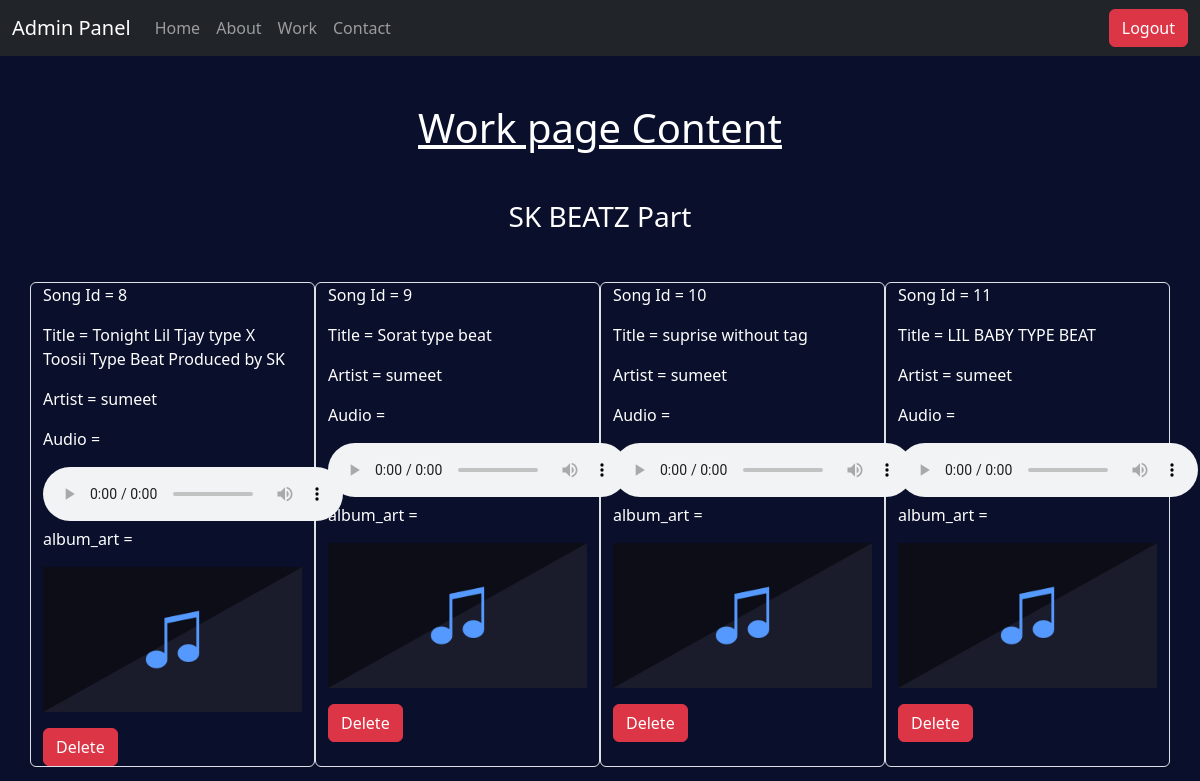
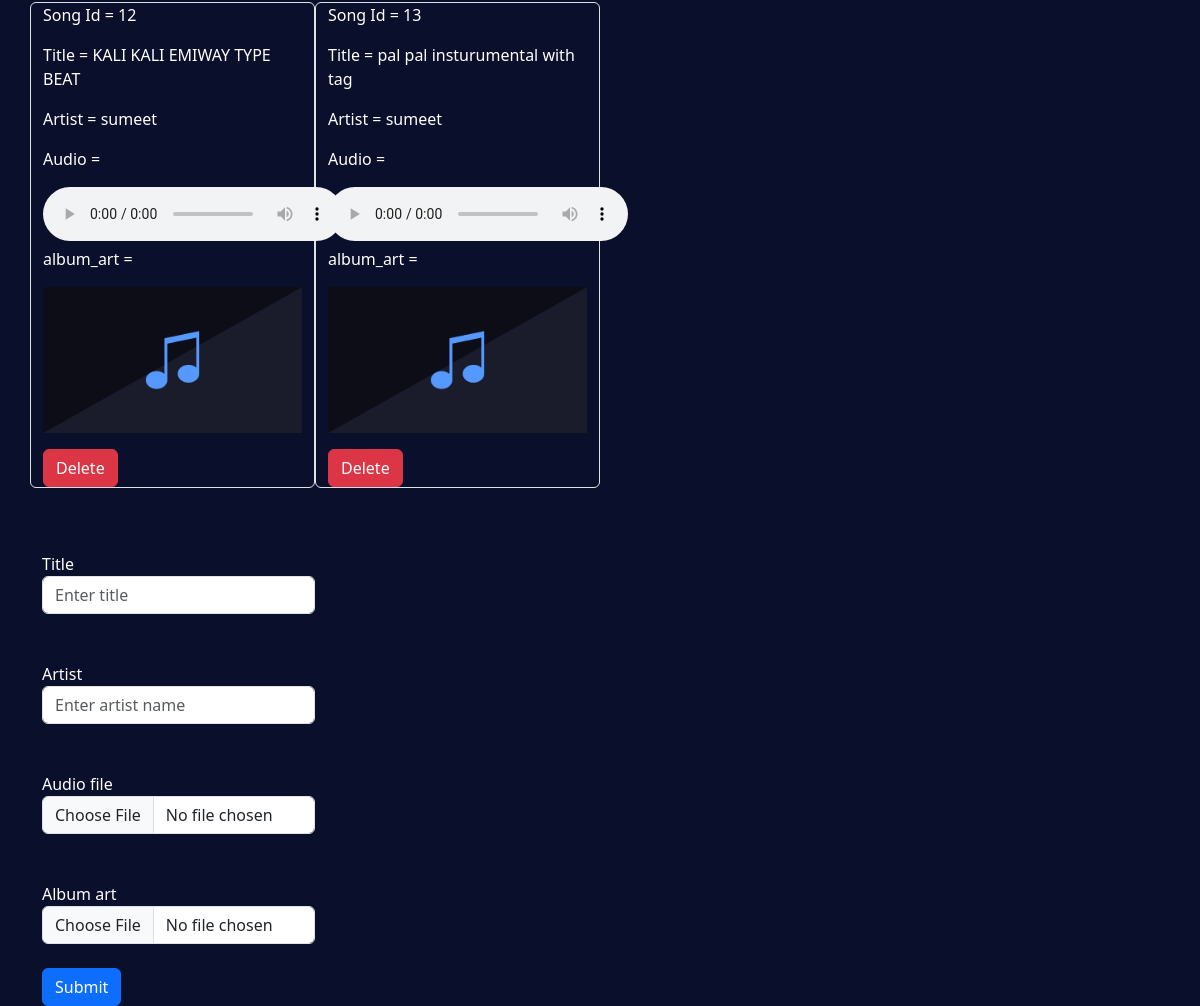
The page /work_page on the database its author committed (2 pictures, top to bottom).
### skapp/models.py (models this page shows, shortened)
class Music(models.Model):
    title = models.CharField(max_length=100)
    artist = models.CharField(max_length=100)
    audio_file = models.FileField(upload_to='songs/')
    album_art = models.ImageField(upload_to='album_art/', null=True, blank=True)

### skapp/views.py (the view, shortened to what this page needs)
# urls.py: path('work_page',views.work_page,name="work_page"),
def work_page(request):
    msg=""
    data_work=Music.objects.all()
    return render(request,'admin pages/work_page.html',{'msg':msg,'data_work':data_work})

### templates/admin pages/work_page.html (shortened to what this page needs)
{% extends "admin_layout.html" %}
{% block admin %}
<center><h1 class="mt-5 text-decoration-underline">Work page Content</h1></center>
<center><h3 class="my-5">SK BEATZ Part</h3></center>
<div class="container">
    <div class="row">
        {% for d in data_work %}
        <div class="col-3 mb-3 border rounded">
            <p>Song Id = {{d.id}}</p>
            <p>Title = {{d.title}}</p>
            <p>Artist = {{d.artist}}</p>
            <p>Audio =</p>
            <audio controls>
                <source src="media/{{d.audio_file}}" type="audio/ogg">
                <source src="media/{{d.audio_file}}" type="audio/mpeg">
            </audio>
            <p>album_art = </p>
            <img class="img-fluid" src="media/{{d.album_art}}" alt="photo">
            <form action="delete_work" method="post">
                <button class="btn btn-danger mt-3" type="submit">Delete</button>
            </form>
        </div>
        {% endfor %}
    </div>
</div>
<div class="container">
    <div class="row">
        <div class="col-6">
            <form action="work_page" method="POST" enctype="multipart/form-data">
                <div class="col-lg-6 mt-5">
                    <label for="">Title</label>
                    <input class="form-control" type="text" name="title" placeholder="Enter title" required>
                </div>
                <div class="col-lg-6 mt-5">
                    <label for="">Artist</label>
                    <input class="form-control" type="text" name="artist" placeholder="Enter artist name" required>
                </div>
                <div class="col-lg-6 mt-5">
                    <label for="">Audio file</label>
                    <input class="form-control" type="file" name="audio">
                </div>
                <div class="col-lg-6 mt-5">
                    <label for="">Album art</label>
                    <input class="form-control" type="file" name="album_art"><br>
                    <input class="btn btn-primary" type="submit">
                </div>
            </form>
        </div>
    </div>
</div>
{% endblock admin %}

### templates/admin_layout.html (shortened to what this page needs)
<!DOCTYPE html>
<html lang="en">
<head>
    <link href="https://cdn.jsdelivr.net/npm/bootstrap@5.3.3/dist/css/bootstrap.min.css" rel="stylesheet">
    <link rel="stylesheet" href="https://cdnjs.cloudflare.com/ajax/libs/font-awesome/6.7.2/css/all.min.css" />
    <link rel="stylesheet" href="static/css/index.css">
    <link rel="stylesheet" href="static/css/about.css">
    <link rel="stylesheet" href="static/css/work.css">
</head>
<body class="text-white" style="background-color:#0A0F2C;">
    <nav class="navbar navbar-expand-lg navbar-dark bg-dark">
  <div class="container-fluid">
    <a class="navbar-brand" href="#">Admin Panel</a>
    <div class="collapse navbar-collapse" id="navbarNav">
      <ul class="navbar-nav">
        <li class="nav-item">
          <a class="nav-link " aria-current="page" href="{% url 'admin_home_page'  %}">Home</a>
        </li>
        <li class="nav-item">
          <a class="nav-link" href="{% url 'about_page'  %}">About</a>
        </li>
        <li class="nav-item">
          <a class="nav-link" href="{% url 'work_page'  %}">Work</a>
        </li>
        <li class="nav-item">
          <a class="nav-link" href="{% url 'contact_page'  %}">Contact</a>
        </li>
      </ul>
    </div>
      <a class="btn btn-danger" href="{% url 'logout_btn' %}">Logout</a>
    </div>
</nav>
    {% block admin %}
    {% endblock  %}
</body>
</html>

### static/css/work.css (style rules this page uses)
h1 { text-align: center; font-size: 2.5em; margin-bottom: 40px; }

### rows shown on the page
Music: id "8", title "Tonight Lil Tjay type X Toosii Type Beat Produced by SK", artist "sumeet", album_art (picture)
Music: id "9", title "Sorat type beat", artist "sumeet", album_art (picture)
Music: id "10", title "suprise without tag", artist "sumeet", album_art (picture)
Music: id "11", title "LIL BABY TYPE BEAT", artist "sumeet", album_art (picture)
Music: id "12", title "KALI KALI EMIWAY TYPE BEAT", artist "sumeet", album_art (picture)
Music: id "13", title "pal pal insturumental with tag", artist "sumeet", album_art (picture)
